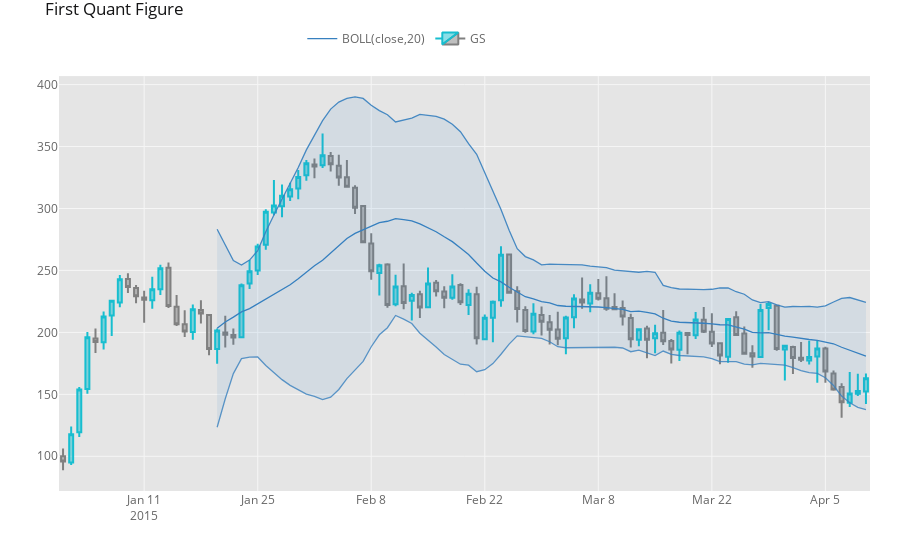

The notebook cell this image was saved under:
### Code cell
import cufflinks as cf
df=cf.datagen.ohlcv()
qf=cf.QuantFig(df,title='First Quant Figure',legend='top',name='GS')
qf.add_bollinger_bands()
qf.iplot()
